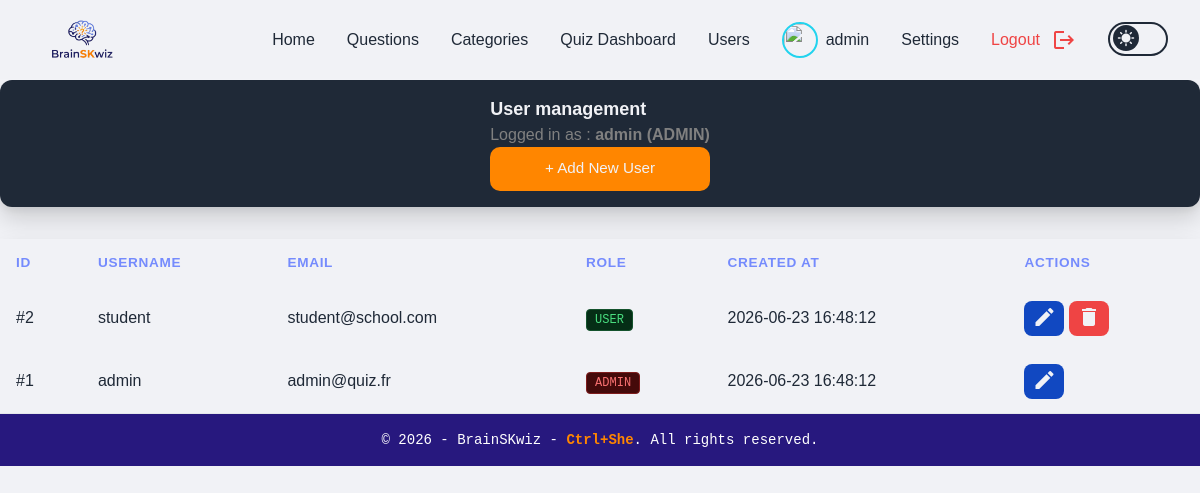
/admin_users.php (signed in), run on an earlier commit of the app's database.
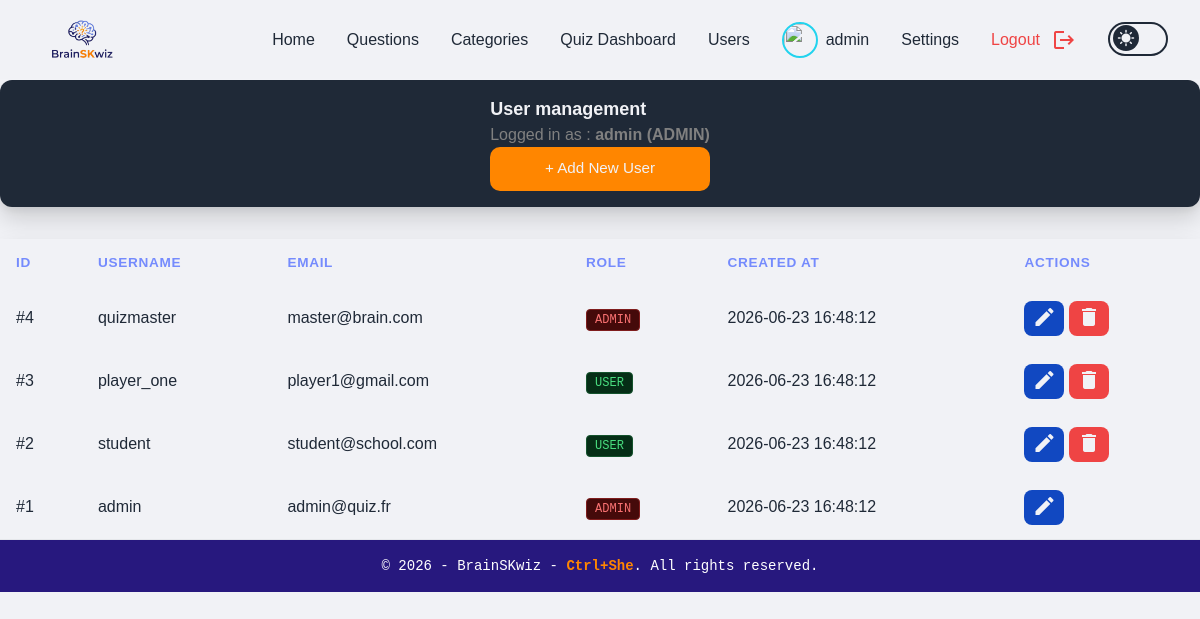
And on a later commit of the database.
### tables this page shows
CREATE TABLE IF NOT EXISTS users (
    id INT AUTO_INCREMENT PRIMARY KEY,
    username VARCHAR(100) NOT NULL UNIQUE,
    email VARCHAR(255) NOT NULL UNIQUE,
    password VARCHAR(255) NOT NULL,
    role ENUM('admin', 'user') DEFAULT 'user',
    avatar VARCHAR(100) NOT NULL DEFAULT 'bee.png',
    created_at TIMESTAMP DEFAULT CURRENT_TIMESTAMP
);

### src/admin_users.php (the view, shortened to what this page needs)
<?php
require_once __DIR__ . '/config/db.php';
$query = "SELECT id, username, email, role, created_at FROM users ORDER BY id DESC";
$users = $pdo->query($query)->fetchAll();
require_once __DIR__ . '/components/header.php';
?>
        <div class="titleBox">
            <div>
                <h1 class="titleText">User management</h1>
                <p class="subTitle">
                    Logged in as : <strong><?php echo htmlspecialchars($_SESSION['username'] ?? 'Admin', ENT_QUOTES, 'UTF-8'); ?> (<span class="uppercase"><?php echo htmlspecialchars($_SESSION['role'], ENT_QUOTES, 'UTF-8'); ?></span>)</strong>
                </p>
                <button id="open-modal-btn" class="btn">
                    + Add New User
                </button>
            </div>
        </div>
        <div class="table">
            <table>
                <thead class="tableTitle">
                    <tr>
                        <th>ID</th>
                        <th>Username</th>
                        <th>Email</th>
                        <th>Role</th>
                        <th>Created At</th>
                        <th>Actions</th>
                    </tr>
                </thead>
                <tbody id="users-table-body">
                    <?php foreach($users as $u): ?>
                        <tr id="user-row-<?php echo $u['id']; ?>">
                            <td>#<?php echo $u['id']; ?></td>
                            <td><?php echo htmlspecialchars($u['username'], ENT_QUOTES, 'UTF-8'); ?></td>
                            <td><?php echo htmlspecialchars($u['email'], ENT_QUOTES, 'UTF-8'); ?></td>
                            <td>
                                <span class="text-xs font-mono uppercase px-2 py-0.5 rounded <?php echo $u['role'] === 'admin' ? 'bg-red-950 text-red-400 border border-red-900' : 'bg-green-950 text-green-400 border border-green-900'; ?> border">
                                    <?php echo htmlspecialchars($u['role'], ENT_QUOTES, 'UTF-8'); ?>
                                </span>
                            </td>
                            <td><?php echo htmlspecialchars($u['created_at'], ENT_QUOTES, 'UTF-8') ?></td>
                            <td>
                                <div>
                                    <button
                                        data-id="<?php echo $u['id']; ?>"
                                        data-username="<?php echo htmlspecialchars($u['username'], ENT_QUOTES, 'UTF-8'); ?>"
                                        data-email="<?php echo htmlspecialchars($u['email'], ENT_QUOTES, 'UTF-8'); ?>"
                                        data-role="<?php echo htmlspecialchars($u['role'], ENT_QUOTES, 'UTF-8'); ?>"
                                        onclick="initEditModal(this)"
                                        title="Edit User"
                                        class="editBtn">
                                        <span class="material-icons">edit</span>
                                    </button>
                                    <?php if ($u['id'] != $_SESSION['user_id'] ?? 0): ?>
                                    <button
                                        onclick="confirmDeleteUser(<?php echo $u['id']; ?>)"
                                        title="Delete User"
                                        class="deleteBtn">
                                        <span class="material-icons">delete</span>
                                    </button>
                                    <?php endif; ?>
                                </div>
                            </td>
                        </tr>
                    <?php endforeach; ?>
                </tbody>
            </table>
        </div>
<?php require_once __DIR__ . '/components/footer.php'; ?>

### src/components/header.php (shortened to what this page needs)
<?php
$is_admin = isset($_SESSION['role']) && $_SESSION['role'] === 'admin';
$is_logged = isset($_SESSION['user_id']);
?>
<!DOCTYPE html>
<html lang="en" class="h-full">
<head>
    <script src="https://cdn.tailwindcss.com"></script>
    <script src="/public/js/tailwind-config.js"></script>
    <link rel="stylesheet" href="/css/style.css">
    <link href="https://api.fontshare.com/v2/css?f[]=clash-display@400,500,600,700&display=swap" rel="stylesheet">
</head>
<body>
<nav class="navbar">
    <a href="index.php" class="logo">
        <img src="/public/logo.png" alt="Logo" id="logoNavBar">
    </a>
    <ul class="nav-menu" id="nav-menu">
        <li><a href="/index.php">Home</a></li>
        <?php if($is_admin): ?>
            <li><a href="/admin_questions.php">Questions</a></li>
            <li><a href="/admin_categories.php">Categories</a></li>
            <li><a href="/admin_dashboard.php">Quiz Dashboard</a></li>
            <li><a href="/admin_users.php">Users</a></li>
        <?php endif; ?>
        <?php if($is_logged): ?>
            <li>
                <a href="/profile.php" class="profile flex justify-center items-center gap-2 m-0">
                    <img src="/public/avatars/<?= htmlspecialchars($_SESSION['avatar'] ?? 'hamster.png') ?>"
                         class="w-9 h-9 rounded-full border-2 border-cyan-400 object-cover">
                    <span><?= htmlspecialchars($_SESSION['username']) ?></span>
                </a>
            </li>
            <li><a href="/settings.php">Settings</a></li>
            <li>
                <a href="/logout.php" class="logout flex justify-center items-center gap-2 m-0">
                    Logout
                    <span class="material-icons logout">logout</span>
                </a>
            </li>
        <?php else: ?>
            <li><a href="/login.php">Login</a></li>
            <li><a href="/register.php">Register</a></li>
        <?php endif; ?>
        <li>
            <label class="switch">
                <span class="slider round">
                    <span id="theme-icon" class="material-icons">sunny</span>
                </span>
            </label>
        </li>
    </ul>
</nav>

### src/components/footer.php
</div> </main> <footer class="w-full bg-primary border-t border-primary-800 py-4 text-center text-sm text-white font-mono">
        <p>&copy; 2026 - BrainSKwiz - <span class="text-accent font-bold hover:accent-hover transition">Ctrl+She</span>. All rights reserved.</p>
    </footer>
</body>
</html>

### src/css/style.css (style rules this page uses)
:root { --color-primary: #758bfd; --color-primary-light: #aeb8fe; --color-primary-dark: #27187e; --color-bg: #f1f2f6; --color-text: #1f2937; --color-white: #f1f2f6; --color-black: #1f2937; --color-success: #22c55e; --color-warning: #ff8600; --color-danger: #ef4444; --shadow-modal: 0 4px 6px rgba(0, 0, 0, 0.05), 0 12px 24px rgba(0, 0, 0, 0.15); }
body { background: var(--color-bg); color: var(--color-text); font-family: 'Clash Display', sans-serif; }
label { display: block; font-size: 0.875rem; font-weight: 500; color: #9ca3af; margin-bottom: 0.25rem; }
.btn { width: 100%; padding: 0.65rem 1rem; background-color: var(--color-primary); border-radius: 10px; color: var(--color-white); font-size: 0.95rem; outline: none; }
#open-modal-btn { background-color: var(--color-warning); }
.navbar { position: sticky; top: 0; display: flex; justify-content: space-between; align-items: center; padding: 0 2rem; height: 80px; background: var(--color-bg); border-bottom: 1px solid rgba(255,255,255,.08); z-index: 1000; }
.logo { display: flex; align-items: center; }
#logoNavBar { height: 55px; width: auto; }
.nav-menu { display: flex; align-items: center; gap: 2rem; list-style: none; margin: 0; padding: 0; }
.nav-menu a { color: var(--color-text); text-decoration: none; font-weight: 500; transition: .2s; }
.logout { color: var(--color-danger) !important; vertical-align: middle; margin-left: 4px; }
.switch { position: relative; display: inline-block; width: 60px; height: 34px; }
.slider { position: absolute; cursor: pointer; top: 0; left: 0; right: 0; bottom: 0; background-color: var(--color-bg); -webkit-transition: .4s; transition: .4s; }
.slider:before { position: absolute; content: ""; height: 26px; width: 26px; left: 3px; bottom: 3px; background-color: var(--color-text); -webkit-transition: .4s; transition: .4s; }
.slider.round { border-radius: 34px; border: 2px solid var(--color-text); }
.slider.round:before { border-radius: 50%; }
#theme-icon { position: absolute; width: 26px; height: 26px; left: 3px; bottom: 3px; display: flex; justify-content: center; align-items: center; font-size: 18px; line-height: 1; color: var(--color-bg); z-index: 2; transition: transform .4s ease; }
.titleBox { display: flex; flex-direction: column; align-items: center; gap: 0.5rem; margin-bottom: 2rem; background-color: var(--color-black); border-radius: 12px; box-shadow: var(--shadow-modal); padding: 1rem; }
.titleText { font-size: large; font-weight: bold; color: var(--color-white); }
.subTitle { color: grey; }
.table { width: 100%; overflow-x: auto; border-radius: 12px; background: var(--color-bg); box-shadow: var(--shadow-modal); }
table { width: 100%; border-collapse: collapse; font-family: inherit; }
thead.tableTitle { background: var(--color-bg); text-align: left; }
thead.tableTitle th { padding: 14px 16px; font-size: 0.85rem; text-transform: uppercase; letter-spacing: 0.05em; color: var(--color-primary); }
tbody tr { background-color: var(--color-bg); }
td { padding: 14px 16px; vertical-align: middle; }
td span { display: inline-block; font-size: 0.75rem; padding: 4px 8px; border-radius: 6px; white-space: nowrap; }
.editBtn { background: #1148c1; color: var(--color-white); }
.deleteBtn { background: var(--color-danger); color: var(--color-white); }
button { cursor: pointer; border-radius: 8px; padding: 6px 10px; font-size: 0.75rem; }

What changed in the data, as far as the page shows it:
added users: id "4", username "quizmaster", email "master@brain.com", role "ADMIN", created_at "2026-06-23 16:48:12"
added users: id "3", username "player_one", email "player1@gmail.com", role "USER", created_at "2026-06-23 16:48:12"
